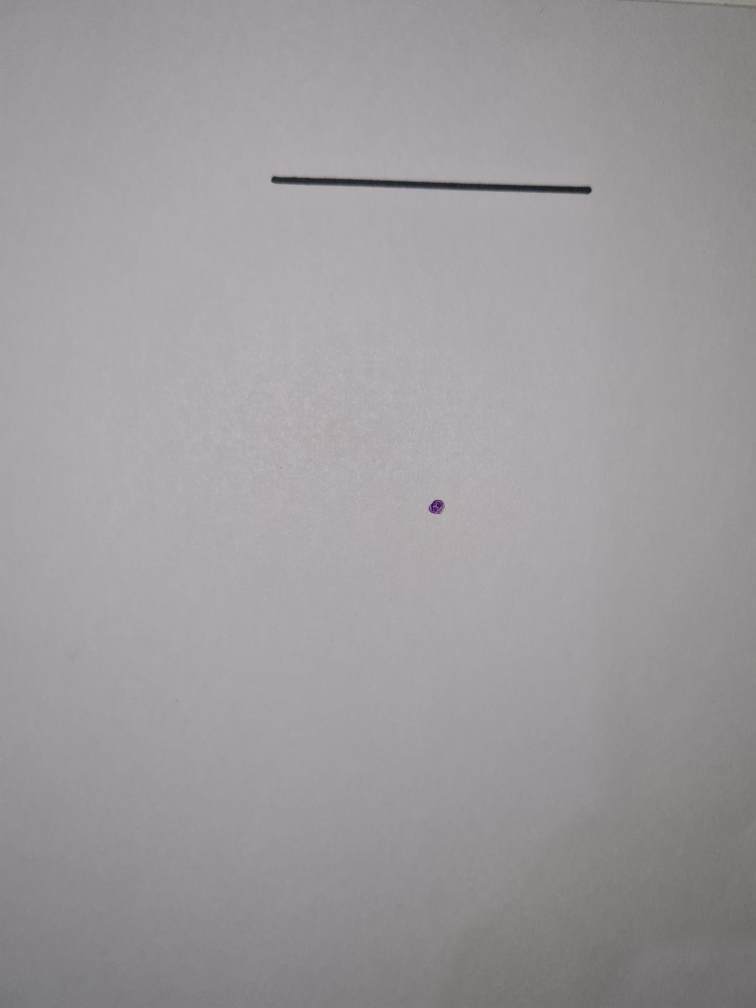
#> input picture scripts/images/img1.jpg, 3024 x 4032 px, found by its file name (shown at 1/4 size)
$ jupyter execute --allow-errors pruebasOpenCV.ipynb
#> lines starting #> are read from the running program, lines starting #| are printed output that depends on the picture; after the words box and inside, x2 and y2 are one past the last pixel; in counts of white or black regions, pixels touching at a corner belong together; long printed decimals are rounded
[cell 1]
# imports
import cv2
import numpy as np

[cell 2]
# Cargar la imagen desde el archivo
imagen = cv2.imread('.\images\img1.jpg')
#> imagen is the input picture: shape (4032, 3024, 3); mean B, G, R 157.6, 154.6, 158.6

[cell 3]
#infor de la imagen

print(type(imagen))
#| <class 'numpy.ndarray'>
print(imagen.shape)
#| (4032, 3024, 3)

[cell 4]
# Mostrar la imagen en una ventana
cv2.imshow('Imagen', imagen)

# Esperar a que se presione una tecla para cerrar la ventana
cv2.waitKey(0)

# Cerrar todas las ventanas abiertas
cv2.destroyAllWindows()

[cell 5]
# Cargar la imagen desde el archivo
imagen = cv2.imread('.\images\img1.jpg')

# Convertir a espacio de color HSV
hsv = cv2.cvtColor(imagen, cv2.COLOR_BGR2HSV)
#> hsv: shape (4032, 3024, 3); mean H, S, V 142.6, 7.2, 159

# Definir los límites del color rojo en el espacio HSV
# Aquí estamos usando dos rangos porque el rojo está en dos partes del espectro de HSV
limite_superior_negro = np.array([150, 150,45])
limite_ingerior_negro = np.array([0, 0, 0])

# Crear una máscara para los píxeles que caen dentro del rango de color rojo
mascara= cv2.inRange(hsv, limite_ingerior_negro, limite_superior_negro)
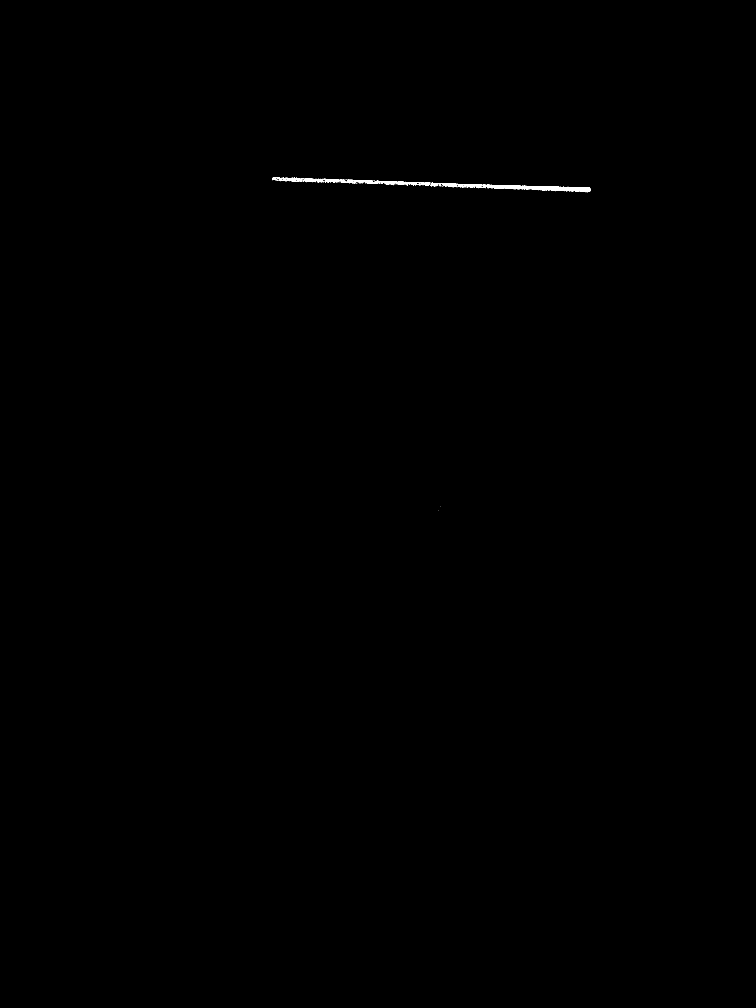
#> mascara: shape (4032, 3024) (shown at 1/4 size); 0.1% white; 95 white regions (86 under 20 px), largest, box (x1, y1, x2, y2) and area: (1944, 739, 2364, 769) 5594, (1263, 715, 1515, 736) 1857, (1728, 731, 1854, 750) 1115
print(np.count_nonzero(mascara))
#| 12644

[cell 6]
# Aplicar la máscara a la imagen original
resultado = cv2.bitwise_and(hsv, hsv, mask=mascara)
#> resultado: shape (4032, 3024, 3); mean H, S, V 0.1, 0, 0

# [8 lines of commented-out code are left out]

[cell 7]
# Aplica el detector de bordes
bordes = cv2.Canny(imagen, 50, 150, apertureSize=3)
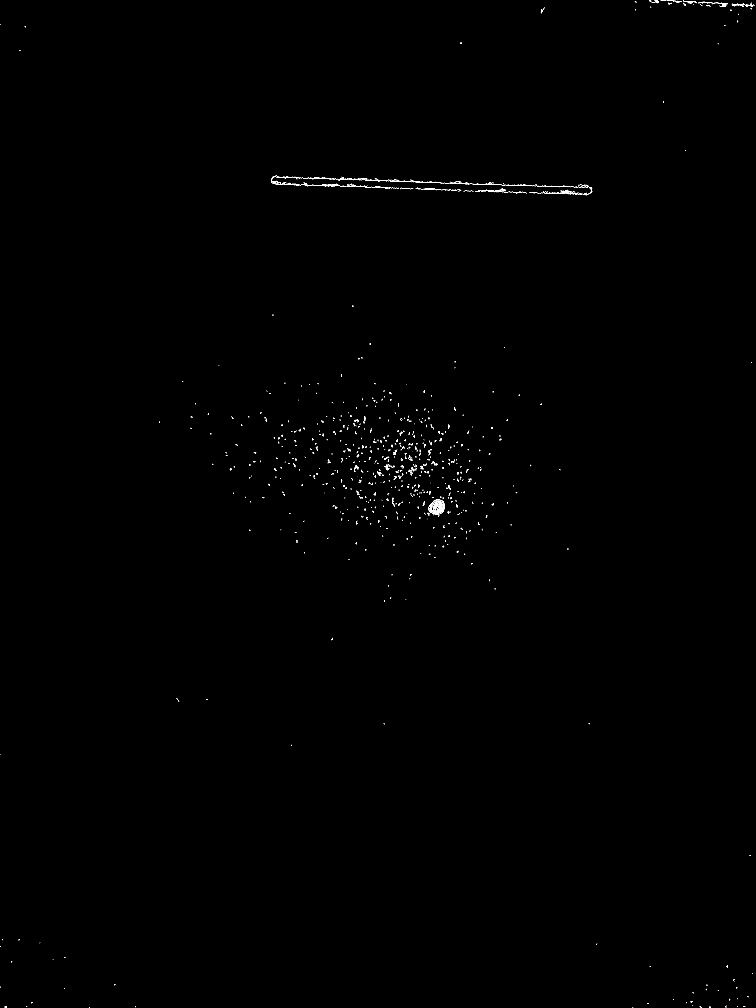
#> bordes: shape (4032, 3024) (shown at 1/4 size); 0.12% white in thin lines or dots
# [7 lines of commented-out code are left out]
lineas = cv2.HoughLines(bordes, 1, np.pi / 180, 200)
#> lineas = [[669, 1.61], [697, 1.61]]
print(lineas)
#| [[[669.          1.606]]
#|  [[697.          1.606]]]
#> the loop `for linea in lineas:` made 2 passes
#> after the loop `for linea in lineas:`: angulo = 0
# Calcula el ángulo de rotación basado en las líneas detectadas
angulo = 0
i=0
#> (the rest of this cell did not finish here and is left out)

[cell 8]
# Aplica el detector de bordes
bordes = cv2.Canny(imagen, 50, 150, apertureSize=3)

# Usa la Transformada de Hough para detectar líneas
lineas = cv2.HoughLines(bordes, 1, np.pi / 180, 200)

# Calcula el ángulo de rotación basado en las líneas detectadas
angulo = 0
if lineas is not None:
    for linea in lineas:
        rho, theta = linea[0]
        angulo_linea = np.degrees(theta) - 90
        angulo += angulo_linea
#> this loop made 2 passes
#> (rho, theta, angulo_linea, angulo) on passes 1 to 2: (669, 1.61, 2, 2), (697, 1.61, 2, 4)
#> after the loop, angulo = 4

    # Promedia el ángulo si hay más de una línea
    angulo /= len(lineas)
#> angulo = 2

# Rota la imagen
alto, ancho,_ = imagen.shape
#> alto = 4032; ancho = 3024
centro = (ancho // 2, alto // 2)
#> centro = (1512, 2016)
matriz_rotacion = cv2.getRotationMatrix2D(centro, angulo, 1.0)
#> matriz_rotacion = [[0.999, 0.0349, -69.44], [-0.0349, 0.999, 54]]
imagen_rotada = cv2.warpAffine(imagen, matriz_rotacion, (ancho, alto), flags=cv2.INTER_CUBIC)
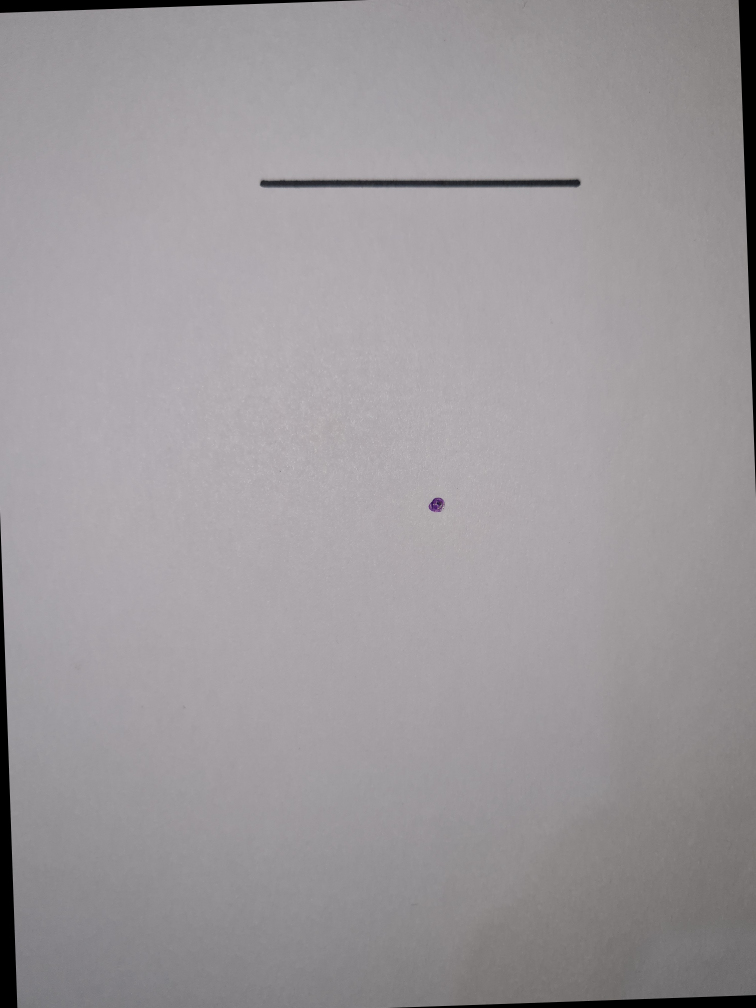
#> imagen_rotada: shape (4032, 3024, 3) (shown at 1/4 size); mean B, G, R 155.2, 152.2, 156.2

# Guarda la imagen rotada
cv2.imwrite('imagen_rotada.jpg', imagen_rotada)

cv2.waitKey(0)
cv2.destroyAllWindows()

$ run again, with scripts/images/img4.jpg copied over scripts/images/img1.jpg
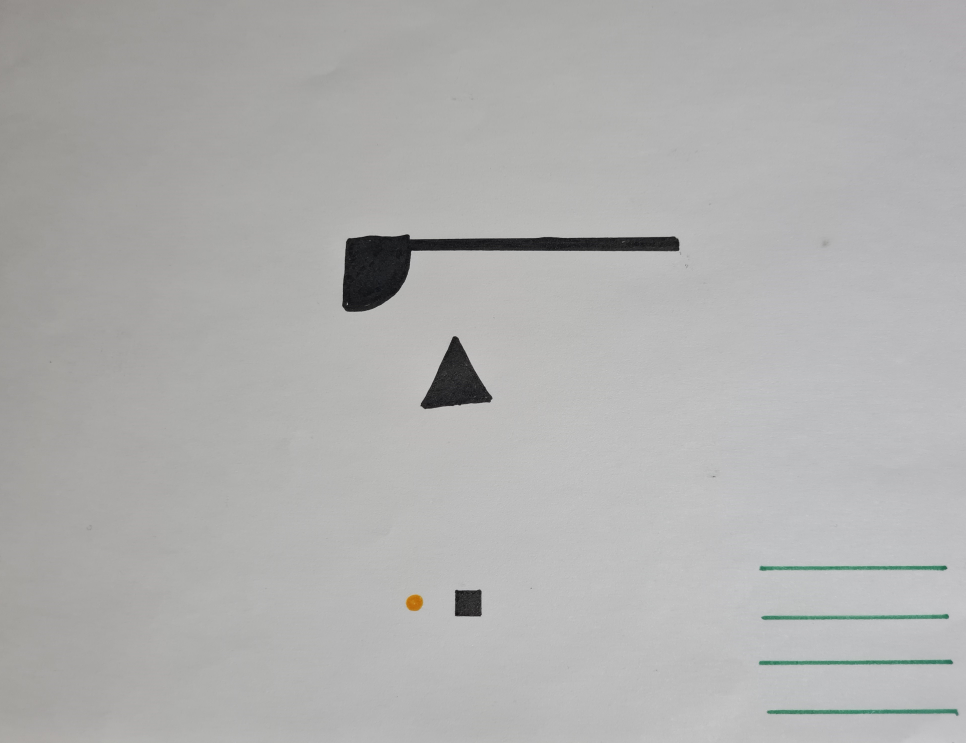
#> input picture scripts/images/img4.jpg, 3861 x 2972 px, found by its file name (shown at 1/4 size)
#> imagen is the input picture: shape (2972, 3861, 3); mean B, G, R 174.8, 175.6, 175.6
#| <class 'numpy.ndarray'>
#| (2972, 3861, 3)
#> hsv: shape (2972, 3861, 3); mean H, S, V 38, 3.5, 176.3
#> `mascara= cv2.inRange(hsv, limite_ingerior_negro, limite_superior_negro)`:
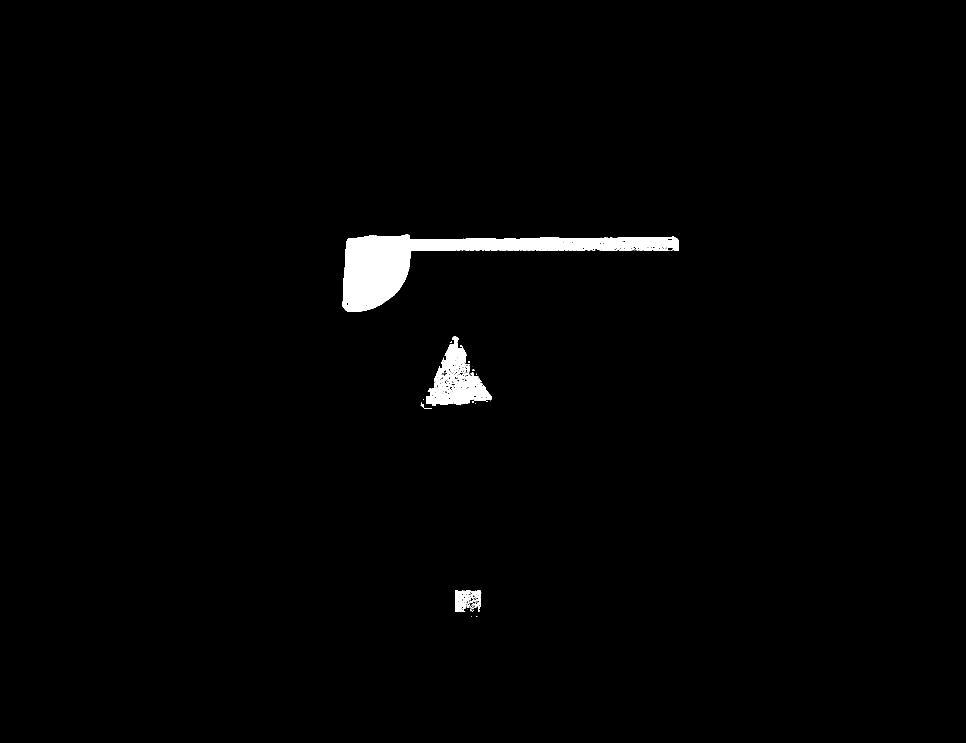
#> mascara: shape (2972, 3861) (shown at 1/4 size); 1.3% white; 151 white regions (128 under 20 px), largest, box (x1, y1, x2, y2) and area: (1370, 938, 2716, 1246) 113739, (1704, 1346, 1967, 1622) 24757, (1821, 2361, 1886, 2448) 2839
#| 143704
#> resultado: shape (2972, 3861, 3); mean H, S, V 1, 0.2, 0.4
#> `bordes = cv2.Canny(imagen, 50, 150, apertureSize=3)`:
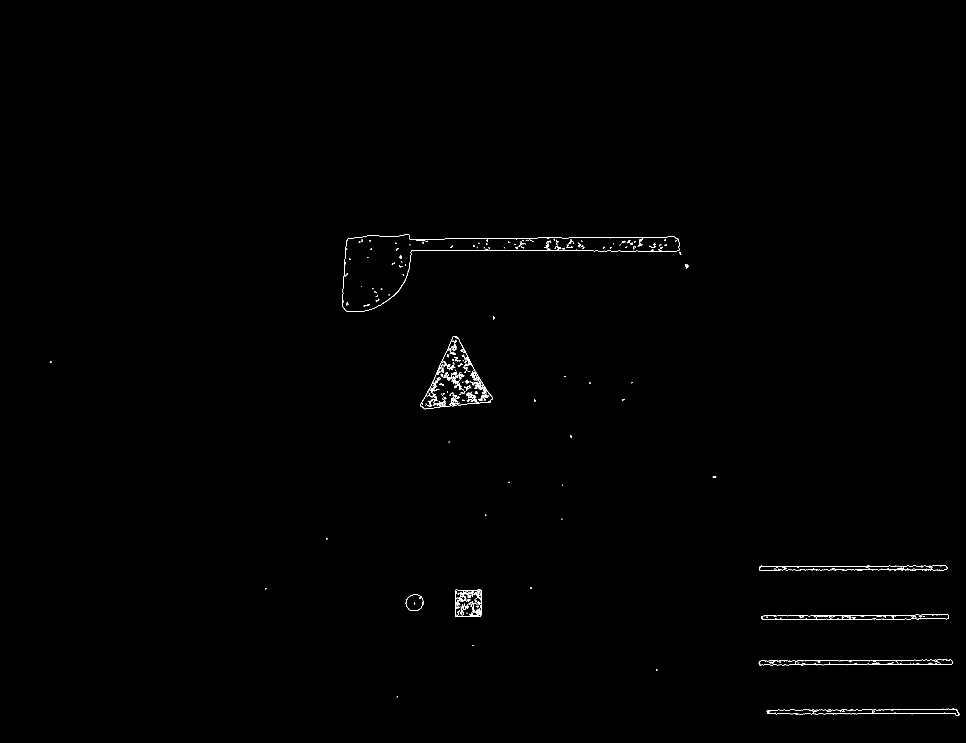
#> bordes: shape (2972, 3861) (shown at 1/4 size); 0.2% white in thin lines or dots, all inside (x1, y1, x2, y2) = (199, 935, 3837, 2864)
#> lineas = 13 rows, first 8: [2264, 1.57], [2854, 1.57], [2462, 1.57], [1002, 1.57], [2656, 1.57], [2280, 1.57], [2278, 1.57], [2840, 1.57]
#| [[[2.2640000e+03 1.5707964e+00]]
#|  [[2.8540000e+03 1.5707964e+00]]
#|  [[2.4620000e+03 1.5707964e+00]]
#|  [[1.0020000e+03 1.5707964e+00]]
#|  [[2.6560000e+03 1.5707964e+00]]
#|  [[2.2800000e+03 1.5707964e+00]]
#> (further printed lines are left out)
#> the loop `for linea in lineas:` made 13 passes
#> after the loop `for linea in lineas:`: angulo = 0
#> the loop `for linea in lineas:` made 13 passes
#> (rho, theta, angulo_linea, angulo) on passes 1 to 8: (2264, 1.57, 0, 0), (2854, 1.57, 0, 0), (2462, 1.57, 0, 0), (1002, 1.57, 0, 0), (2656, 1.57, 0, 0), (2280, 1.57, 0, 0), (2278, 1.57, 0, 0), (2840, 1.57, 0, 0)
#> after the loop `for linea in lineas:`: angulo = -1
#> `angulo /= len(lineas)`: angulo = -0.0769
#> matriz_rotacion = [[1, -0.00134, 2], [0.00134, 1, -2.59]]

$ run again, with scripts/images/img6.jpg copied over scripts/images/img1.jpg
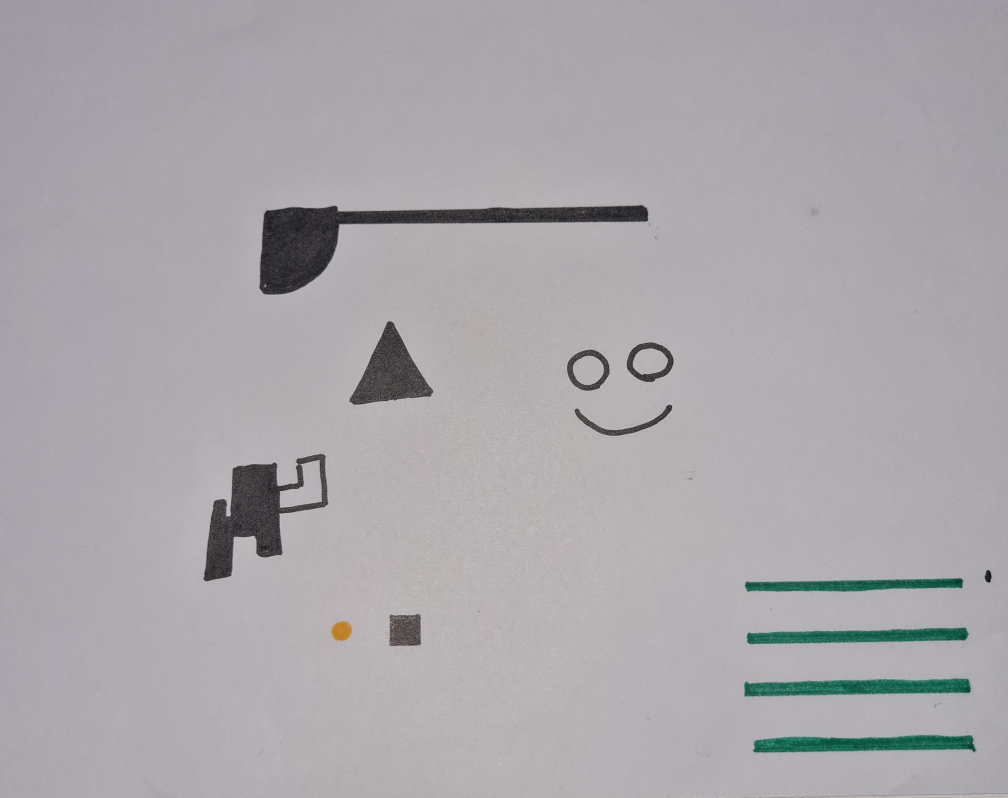
#> input picture scripts/images/img6.jpg, 3024 x 2393 px, found by its file name (shown at 1/3 size)
#> imagen is the input picture: shape (2393, 3024, 3); mean B, G, R 171.2, 167.1, 170.3
#| <class 'numpy.ndarray'>
#| (2393, 3024, 3)
#> hsv: shape (2393, 3024, 3); mean H, S, V 142.1, 10.7, 172.5
#> `mascara= cv2.inRange(hsv, limite_ingerior_negro, limite_superior_negro)`:
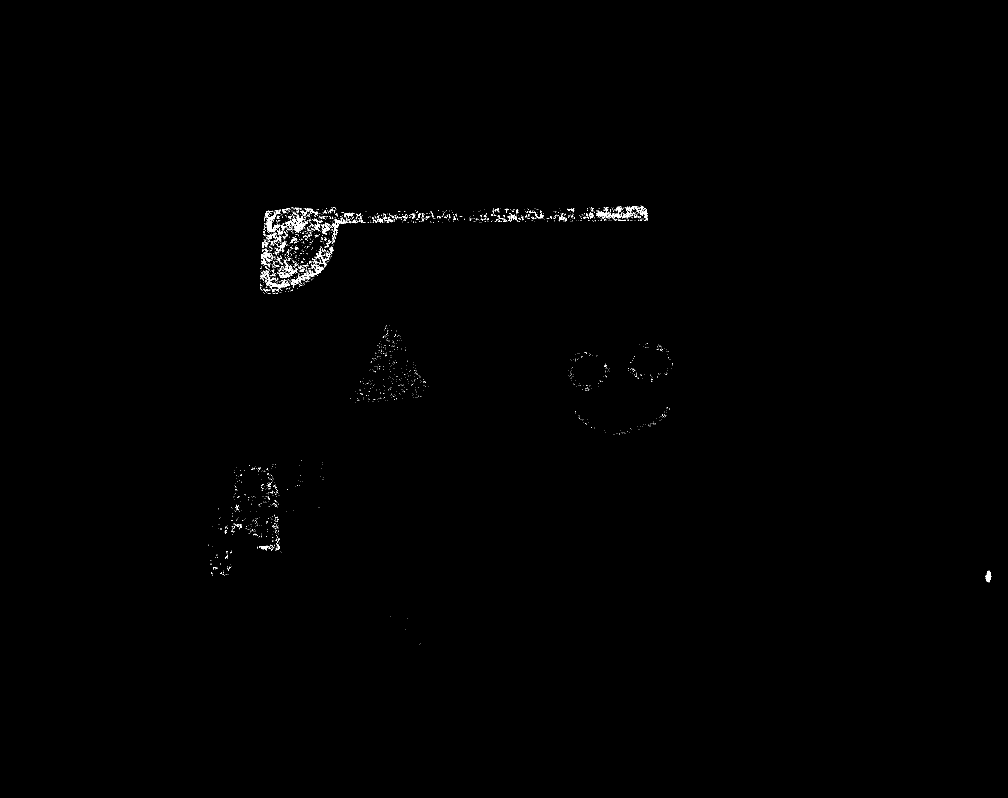
#> mascara: shape (2393, 3024) (shown at 1/3 size); 0.28% white in thin lines or dots, all inside (x1, y1, x2, y2) = (624, 617, 2974, 1933)
#| 20471
#> resultado: shape (2393, 3024, 3); mean H, S, V 0.3, 0.1, 0.1
#> bordes: shape (2393, 3024); 1.2% white in thin lines or dots, all inside (x1, y1, x2, y2) = (611, 392, 3024, 2393)
#> lineas = 259 rows, first 8: [652, 1.55], [2431, 1.55], [1785, 1.55], [2433, 1.55], [2127, 1.55], [1970, 1.55], [1583, 0.785], [1628, 0.785]
#| [[[ 6.5200000e+02  1.5533431e+00]]
#|  [[ 2.4310000e+03  1.5533431e+00]]
#|  [[ 1.7850000e+03  1.5533431e+00]]
#|  [[ 2.4330000e+03  1.5533431e+00]]
#|  [[ 2.1270000e+03  1.5533431e+00]]
#|  [[ 1.9700000e+03  1.5533431e+00]]
#> (further printed lines are left out)
#> the loop `for linea in lineas:` made 259 passes
#> after the loop `for linea in lineas:`: angulo = 0
#> the loop `for linea in lineas:` made 259 passes
#> (rho, theta, angulo_linea, angulo) on passes 1 to 3: (652, 1.55, -1, -1), (2431, 1.55, -1, -2), (1785, 1.55, -1, -3)
#> after the loop `for linea in lineas:`: angulo = -7748
#> `angulo /= len(lineas)`: angulo = -29.92
#> matriz_rotacion = [[0.867, -0.499, 797.9], [0.499, 0.867, -594.7]]
#> `imagen_rotada = cv2.warpAffine(imagen, matriz_rotacion, (ancho, alto),..`:
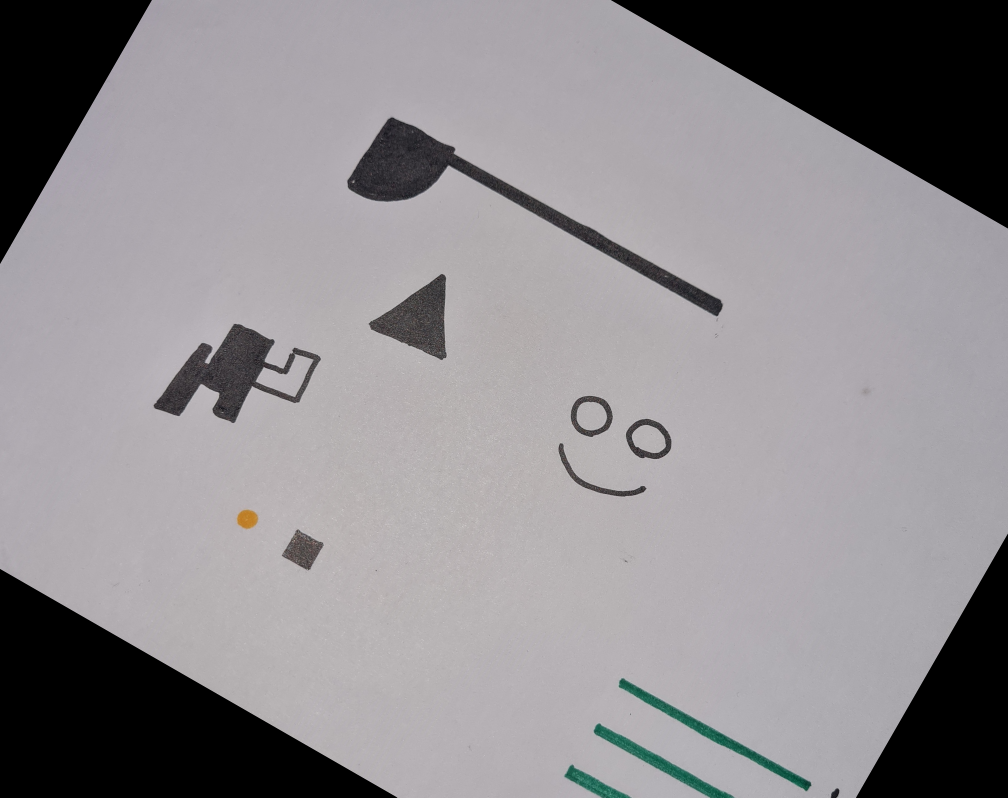
#> imagen_rotada: shape (2393, 3024, 3) (shown at 1/3 size); mean B, G, R 143.9, 140.6, 143.9
